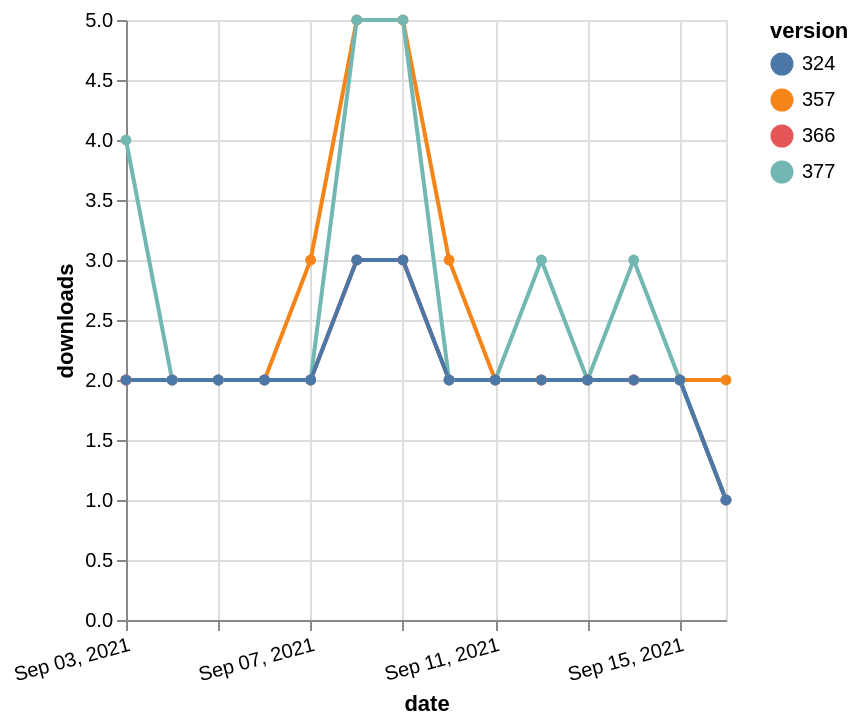

Write the Vega-Lite specification saved for this chart.
### Vega-Lite specification from a JSON file in a GitHub repository (floating-point values rounded to 4 significant figures)
{"$schema": "https://vega.github.io/schema/vega-lite/v5.json", "description": "A simple bar chart with embedded data.", "data": {"values": [{"date": "2021-09-03", "total": 2348, "delta": 2, "version": "366"}, {"date": "2021-09-04", "total": 2350, "delta": 2, "version": "366"}, {"date": "2021-09-05", "total": 2352, "delta": 2, "version": "366"}, {"date": "2021-09-06", "total": 2354, "delta": 2, "version": "366"}, {"date": "2021-09-07", "total": 2356, "delta": 2, "version": "366"}, {"date": "2021-09-08", "total": 2359, "delta": 3, "version": "366"}, {"date": "2021-09-09", "total": 2362, "delta": 3, "version": "366"}, {"date": "2021-09-10", "total": 2364, "delta": 2, "version": "366"}, {"date": "2021-09-11", "total": 2366, "delta": 2, "version": "366"}, {"date": "2021-09-12", "total": 2368, "delta": 2, "version": "366"}, {"date": "2021-09-13", "total": 2370, "delta": 2, "version": "366"}, {"date": "2021-09-14", "total": 2372, "delta": 2, "version": "366"}, {"date": "2021-09-15", "total": 2374, "delta": 2, "version": "366"}, {"date": "2021-09-16", "total": 2375, "delta": 1, "version": "366"}, {"date": "2021-09-03", "total": 2904, "delta": 2, "version": "357"}, {"date": "2021-09-04", "total": 2906, "delta": 2, "version": "357"}, {"date": "2021-09-05", "total": 2908, "delta": 2, "version": "357"}, {"date": "2021-09-06", "total": 2910, "delta": 2, "version": "357"}, {"date": "2021-09-07", "total": 2913, "delta": 3, "version": "357"}, {"date": "2021-09-08", "total": 2918, "delta": 5, "version": "357"}, {"date": "2021-09-09", "total": 2923, "delta": 5, "version": "357"}, {"date": "2021-09-10", "total": 2926, "delta": 3, "version": "357"}, {"date": "2021-09-11", "total": 2928, "delta": 2, "version": "357"}, {"date": "2021-09-12", "total": 2930, "delta": 2, "version": "357"}, {"date": "2021-09-13", "total": 2932, "delta": 2, "version": "357"}, {"date": "2021-09-14", "total": 2934, "delta": 2, "version": "357"}, {"date": "2021-09-15", "total": 2936, "delta": 2, "version": "357"}, {"date": "2021-09-16", "total": 2938, "delta": 2, "version": "357"}, {"date": "2021-09-03", "total": 2140, "delta": 4, "version": "377"}, {"date": "2021-09-04", "total": 2142, "delta": 2, "version": "377"}, {"date": "2021-09-05", "total": 2144, "delta": 2, "version": "377"}, {"date": "2021-09-06", "total": 2146, "delta": 2, "version": "377"}, {"date": "2021-09-07", "total": 2148, "delta": 2, "version": "377"}, {"date": "2021-09-08", "total": 2153, "delta": 5, "version": "377"}, {"date": "2021-09-09", "total": 2158, "delta": 5, "version": "377"}, {"date": "2021-09-10", "total": 2160, "delta": 2, "version": "377"}, {"date": "2021-09-11", "total": 2162, "delta": 2, "version": "377"}, {"date": "2021-09-12", "total": 2165, "delta": 3, "version": "377"}, {"date": "2021-09-13", "total": 2167, "delta": 2, "version": "377"}, {"date": "2021-09-14", "total": 2170, "delta": 3, "version": "377"}, {"date": "2021-09-15", "total": 2172, "delta": 2, "version": "377"}, {"date": "2021-09-16", "total": 2173, "delta": 1, "version": "377"}, {"date": "2021-09-03", "total": 2590, "delta": 2, "version": "324"}, {"date": "2021-09-04", "total": 2592, "delta": 2, "version": "324"}, {"date": "2021-09-05", "total": 2594, "delta": 2, "version": "324"}, {"date": "2021-09-06", "total": 2596, "delta": 2, "version": "324"}, {"date": "2021-09-07", "total": 2598, "delta": 2, "version": "324"}, {"date": "2021-09-08", "total": 2601, "delta": 3, "version": "324"}, {"date": "2021-09-09", "total": 2604, "delta": 3, "version": "324"}, {"date": "2021-09-10", "total": 2606, "delta": 2, "version": "324"}, {"date": "2021-09-11", "total": 2608, "delta": 2, "version": "324"}, {"date": "2021-09-12", "total": 2610, "delta": 2, "version": "324"}, {"date": "2021-09-13", "total": 2612, "delta": 2, "version": "324"}, {"date": "2021-09-14", "total": 2614, "delta": 2, "version": "324"}, {"date": "2021-09-15", "total": 2616, "delta": 2, "version": "324"}, {"date": "2021-09-16", "total": 2617, "delta": 1, "version": "324"}]}, "width": "container", "mark": {"type": "line", "point": {"filled": true}}, "encoding": {"x": {"field": "date", "type": "temporal", "timeUnit": "yearmonthdate", "title": "date", "axis": {"labelAngle": -15}}, "y": {"field": "delta", "type": "quantitative", "title": "downloads"}, "color": {"field": "version", "type": "nominal"}, "tooltip": {"field": "delta"}}}
